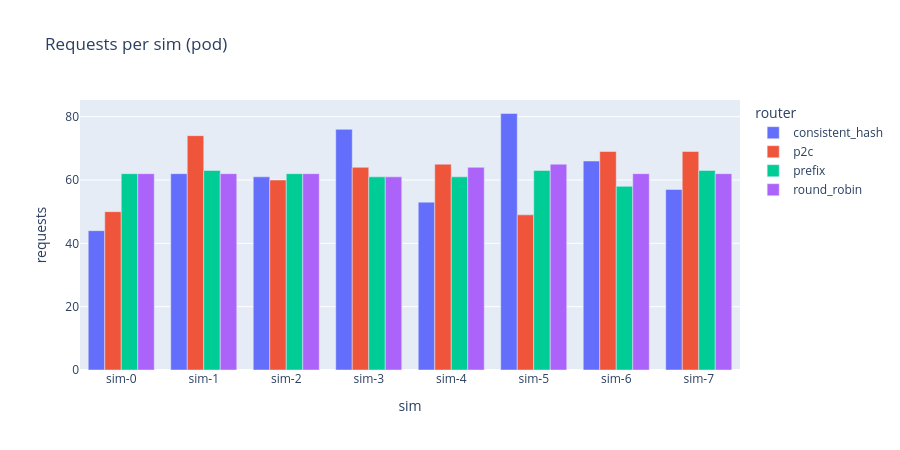
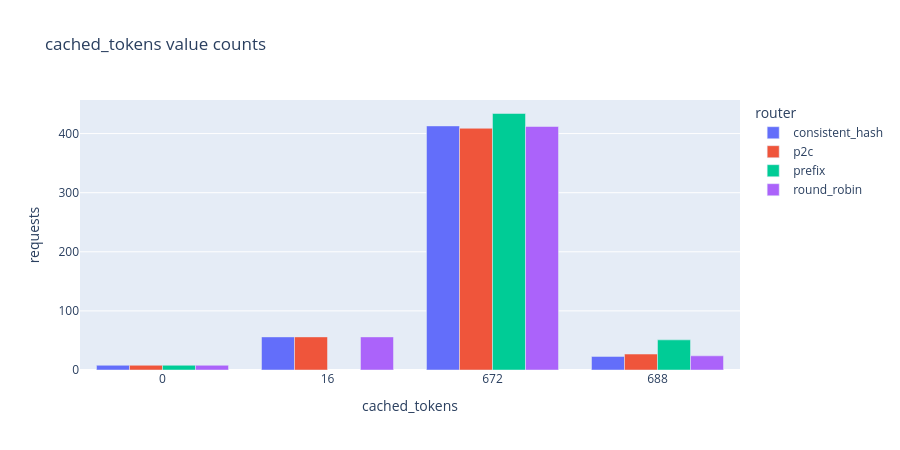

Notebook cell for these charts, in order:
### Markdown cell above
## Assembled chat completions (pod + cached_tokens)

Source: `results/<run-id>/assembled_chat_completions.json` written by `run_benchmark` after GuideLLM
(Proxy tees every streamed sim response). Skips run-ids that have no assembled file yet.

`cached_tokens` = how many tokens of **that** prompt were already in the sim KV (block-sized),
not a per-sim counter that grows 0→16→32…

### Code cell
def _cached_tokens(completion: dict) -> float:
    usage = (completion.get("chat_completion") or {}).get("usage") or {}
    detail = (
        usage.get("prompt_tokens_detail")
        or usage.get("prompt_tokens_details")
        or {}
    )
    value = detail.get("cached_tokens")
    return float(value) if value is not None else float("nan")


def load_assembled(router: str) -> pd.DataFrame | None:
    """One row per captured completion, or None if the file is missing."""
    path = RESULTS_DIR / router / ASSEMBLED_NAME
    if not path.is_file():
        warnings.warn(f"skip assembled for {router}: missing {path}")
        return None
    data = json.loads(path.read_text(encoding="utf-8"))
    rows = []
    for item in data.get("completions") or []:
        rows.append(
            {
                "router": router,
                "pod": item.get("pod") or "",
                "backend": item.get("backend") or "",
                "cached_tokens": _cached_tokens(item),
                "prompt_tokens": (
                    (item.get("chat_completion") or {}).get("usage") or {}
                ).get("prompt_tokens"),
            }
        )
    if not rows:
        warnings.warn(f"assembled file empty for {router}: {path}")
        return None
    return pd.DataFrame(rows)


assembled_frames = [df for df in (load_assembled(r) for r in ROUTERS) if df is not None]
if not assembled_frames:
    print(
        f"No {ASSEMBLED_NAME} found under {RESULTS_DIR} for {ROUTERS}. "
        "Re-run benchmarks with the capture-enabled stack."
    )
else:
    assembled = pd.concat(assembled_frames, ignore_index=True)

    cache_summary_rows = []
    for router, group in assembled.groupby("router"):
        cached = group["cached_tokens"]
        n = len(group)
        cache_summary_rows.append(
            {
                "router": router,
                "n_completions": n,
                "n_pods": group["pod"].replace("", pd.NA).nunique(dropna=True),
                "cached_mean": cached.mean(),
                "cached_median": cached.median(),
                "frac_cached_0": (cached == 0).mean(),
                "frac_cached_16": (cached == 16).mean(),
                "frac_cached_ge_600": (cached >= 600).mean(),
            }
        )
    cache_summary = pd.DataFrame(cache_summary_rows).set_index("router")
    display(cache_summary)

    pod_counts = (
        assembled.groupby(["router", "pod"])
        .size()
        .unstack(fill_value=0)
        .sort_index(axis=1)
    )
    display(pod_counts)

    pod_long = (
        pod_counts.reset_index()
        .melt(id_vars="router", var_name="pod", value_name="count")
    )
    fig_pods = px.bar(
        pod_long,
        x="pod",
        y="count",
        color="router",
        barmode="group",
        title="Requests per sim (pod)",
        labels={"count": "requests", "pod": "sim"},
    )
    fig_pods.update_layout(height=450, width=900)
    fig_pods.show()

    cache_vc = (
        assembled.assign(
            cached_tokens=assembled["cached_tokens"].fillna(-1).astype(int)
        )
        .groupby(["router", "cached_tokens"], as_index=False)
        .size()
        .rename(columns={"size": "count"})
    )
    fig_cache = px.bar(
        cache_vc,
        x="cached_tokens",
        y="count",
        color="router",
        barmode="group",
        title="cached_tokens value counts",
        labels={"cached_tokens": "cached_tokens", "count": "requests"},
    )
    fig_cache.update_layout(height=450, width=900)
    fig_cache.update_xaxes(type="category")
    fig_cache.show()

    if SAVE_PLOTS:
        PLOTS_DIR.mkdir(parents=True, exist_ok=True)
        fig_pods.write_html(PLOTS_DIR / "assembled_pods.html")
        fig_cache.write_html(PLOTS_DIR / "assembled_cached_tokens.html")

### Figure 1 — Plotly figure (JSON) as saved in the notebook; plotly's stock layout.template omitted (floating-point values rounded to 4 significant figures)
{"data": [{"alignmentgroup": "True", "hovertemplate": "router=consistent_hash<br>sim=%{x}<br>requests=%{y}<extra></extra>", "legendgroup": "consistent_hash", "marker": {"color": "#636efa", "pattern": {"shape": ""}}, "name": "consistent_hash", "offsetgroup": "consistent_hash", "orientation": "v", "showlegend": true, "textposition": "auto", "type": "bar", "x": ["sim-0", "sim-1", "sim-2", "sim-3", "sim-4", "sim-5", "sim-6", "sim-7"], "xaxis": "x", "y": [44, 62, 61, 76, 53, 81, 66, 57], "yaxis": "y"}, {"alignmentgroup": "True", "hovertemplate": "router=p2c<br>sim=%{x}<br>requests=%{y}<extra></extra>", "legendgroup": "p2c", "marker": {"color": "#EF553B", "pattern": {"shape": ""}}, "name": "p2c", "offsetgroup": "p2c", "orientation": "v", "showlegend": true, "textposition": "auto", "type": "bar", "x": ["sim-0", "sim-1", "sim-2", "sim-3", "sim-4", "sim-5", "sim-6", "sim-7"], "xaxis": "x", "y": [50, 74, 60, 64, 65, 49, 69, 69], "yaxis": "y"}, {"alignmentgroup": "True", "hovertemplate": "router=prefix<br>sim=%{x}<br>requests=%{y}<extra></extra>", "legendgroup": "prefix", "marker": {"color": "#00cc96", "pattern": {"shape": ""}}, "name": "prefix", "offsetgroup": "prefix", "orientation": "v", "showlegend": true, "textposition": "auto", "type": "bar", "x": ["sim-0", "sim-1", "sim-2", "sim-3", "sim-4", "sim-5", "sim-6", "sim-7"], "xaxis": "x", "y": [62, 63, 62, 61, 61, 63, 58, 63], "yaxis": "y"}, {"alignmentgroup": "True", "hovertemplate": "router=round_robin<br>sim=%{x}<br>requests=%{y}<extra></extra>", "legendgroup": "round_robin", "marker": {"color": "#ab63fa", "pattern": {"shape": ""}}, "name": "round_robin", "offsetgroup": "round_robin", "orientation": "v", "showlegend": true, "textposition": "auto", "type": "bar", "x": ["sim-0", "sim-1", "sim-2", "sim-3", "sim-4", "sim-5", "sim-6", "sim-7"], "xaxis": "x", "y": [62, 62, 62, 61, 64, 65, 62, 62], "yaxis": "y"}], "layout": {"barmode": "group", "height": 450, "legend": {"title": {"text": "router"}, "tracegroupgap": 0}, "title": {"text": "Requests per sim (pod)"}, "width": 900, "xaxis": {"anchor": "y", "domain": [0, 1], "title": {"text": "sim"}}, "yaxis": {"anchor": "x", "domain": [0, 1], "title": {"text": "requests"}}}}

### Figure 2 — Plotly figure (JSON) as saved in the notebook; plotly's stock layout.template omitted (floating-point values rounded to 4 significant figures)
{"data": [{"alignmentgroup": "True", "hovertemplate": "router=consistent_hash<br>cached_tokens=%{x}<br>requests=%{y}<extra></extra>", "legendgroup": "consistent_hash", "marker": {"color": "#636efa", "pattern": {"shape": ""}}, "name": "consistent_hash", "offsetgroup": "consistent_hash", "orientation": "v", "showlegend": true, "textposition": "auto", "type": "bar", "x": [0, 16, 672, 688], "xaxis": "x", "y": [8, 56, 413, 23], "yaxis": "y"}, {"alignmentgroup": "True", "hovertemplate": "router=p2c<br>cached_tokens=%{x}<br>requests=%{y}<extra></extra>", "legendgroup": "p2c", "marker": {"color": "#EF553B", "pattern": {"shape": ""}}, "name": "p2c", "offsetgroup": "p2c", "orientation": "v", "showlegend": true, "textposition": "auto", "type": "bar", "x": [0, 16, 672, 688], "xaxis": "x", "y": [8, 56, 409, 27], "yaxis": "y"}, {"alignmentgroup": "True", "hovertemplate": "router=prefix<br>cached_tokens=%{x}<br>requests=%{y}<extra></extra>", "legendgroup": "prefix", "marker": {"color": "#00cc96", "pattern": {"shape": ""}}, "name": "prefix", "offsetgroup": "prefix", "orientation": "v", "showlegend": true, "textposition": "auto", "type": "bar", "x": [0, 672, 688], "xaxis": "x", "y": [8, 434, 51], "yaxis": "y"}, {"alignmentgroup": "True", "hovertemplate": "router=round_robin<br>cached_tokens=%{x}<br>requests=%{y}<extra></extra>", "legendgroup": "round_robin", "marker": {"color": "#ab63fa", "pattern": {"shape": ""}}, "name": "round_robin", "offsetgroup": "round_robin", "orientation": "v", "showlegend": true, "textposition": "auto", "type": "bar", "x": [0, 16, 672, 688], "xaxis": "x", "y": [8, 56, 412, 24], "yaxis": "y"}], "layout": {"barmode": "group", "height": 450, "legend": {"title": {"text": "router"}, "tracegroupgap": 0}, "title": {"text": "cached_tokens value counts"}, "width": 900, "xaxis": {"anchor": "y", "domain": [0, 1], "title": {"text": "cached_tokens"}, "type": "category"}, "yaxis": {"anchor": "x", "domain": [0, 1], "title": {"text": "requests"}}}}
